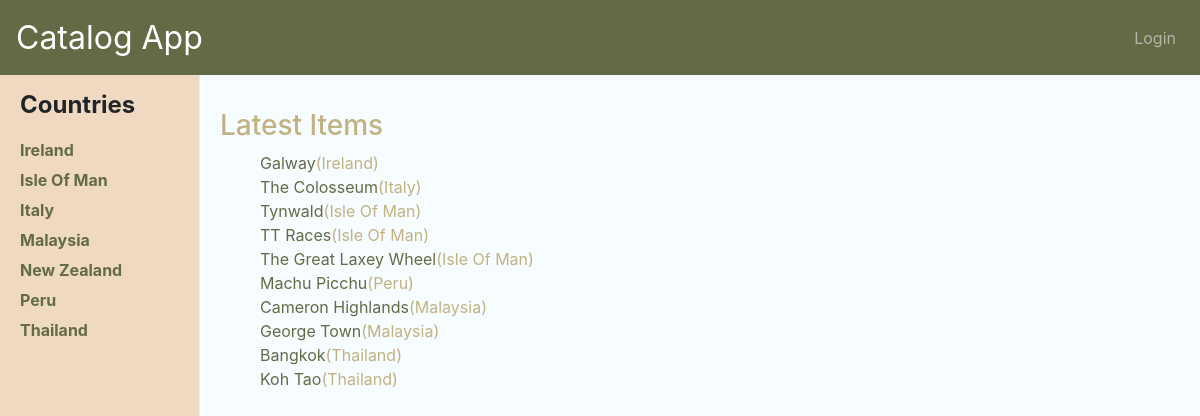
Screenshot of /countries with the database file from the repository.
### database_setup.py (models this page shows, shortened)
class Country(Base):
    __tablename__ = 'country'
    id = Column(Integer, primary_key=True)
    name = Column(String(50), nullable=False, unique=True)
    user_id = Column(Integer, ForeignKey('user.id'))
    user = relationship(User)

class Highlight(Base):
    __tablename__ = 'highlight'
    id = Column(Integer, primary_key=True)
    name = Column(String(50), nullable=False, unique=True)
    prologue = Column(String(convert_unicode=True), nullable=False)
    description = Column(String(convert_unicode=True), nullable=False)
    img_url = Column(String(convert_unicode=True), nullable=True)
    country_id = Column(Integer, ForeignKey('country.id'))
    country = relationship(Country)
    user_id = Column(Integer, ForeignKey('user.id'))
    user = relationship(User)

### application.py (the view)
@app.route('/')
@app.route('/countries')
def countries():
    countries = session.query(Country).order_by(Country.name).all()
    highlights = session.query(Highlight).all()
    return render_template('countries.html', countries=countries,
                           highlights=highlights, session=login_session)

### templates/countries.html (shortened to what this page needs)
﻿<!doctype html>
<html lang="en">
<head>
	<link rel="stylesheet" href="/static/css/bootstrap.css">
	<link rel="stylesheet" href="/static/css/site.css">
</head>
<body>
<div class="container">
	<div class="navbar-wrapper">
		<nav class="navbar navbar-expand-md navbar-dark fixed-top">
			<a class="navbar-brand" href="/">Catalog App</a>
			<ul class="nav navbar-nav ml-auto">
				{% if 'username' not in session %}
				<li class="nav-item">
					<a class="nav-link" href="{{url_for('showLogin')}}">Login</a>
				</li>
				{% else %}
				<li class="nav-item">
					<a class="nav-link" href="{{url_for('disconnect')}}">Logout {{session.username}}</a>
				</li>
				{% endif %}
			</ul>
		</nav>
	</div>
	<div class="sidebar-wrapper">
		<ul class="sidebar-nav">
			<li class="sidebar-brand">Countries	</li>
			{% for country in countries %}
			<li>
				<a href="{{url_for('countryHighlights', country_name=country.name )}}">{{country.name}}</a>
			</li>
			{% endfor %}
		</ul>
	</div>
	<div class="content-wrapper">
		{% block content %}
		<h3>Latest Items</h3>
		<ul class="latest-items">
			{% for highlight in highlights|sort(reverse=True, attribute='id') %}
			{% if loop.index <= 10 %}
			<li>
				<a href="{{url_for('highlightDescription', country_name=highlight.country.name, highlight_name=highlight.name )}}">{{highlight.name}}</a><span>({{highlight.country.name}})</span>
			</li>
			{% endif %}
			{% endfor %}
		</ul>
		{% endblock %}
	</div>
</div>
</body>
</html>

### static/css/site.css (style rules this page uses)
body { overflow-x: hidden; padding-top: 75px; background-color: #f7fcff; }
a { color: #636b46; }
.container { margin-left: 0; padding-left: 0; }
.navbar { height: 75px; background-color: #636b46; }
.navbar-brand { font-size: 2em; }
.sidebar-wrapper { position: fixed; height: 100%; width: 200px; top: 75px; bottom: 0; left: 0; z-index: 1; background: #efd9c1; border-right: 1px solid #eee; }
.sidebar-nav { position: relative; margin: 0; padding: 0; list-style: none; font-weight: 700; }
.sidebar-nav>.sidebar-brand { font-size: 1.5em; line-height: 60px; }
.sidebar-nav li { text-indent: 20px; line-height: 30px; display: block; text-decoration: none; }
.content-wrapper { height: 100%; margin-left: 200px; padding: 10px 20px; color: #c0b283; }
.latest-items { list-style: none; }

### rows the page displays
Country: name "Ireland"
Country: name "Isle Of Man"
Country: name "Italy"
Country: name "Malaysia"
Country: name "New Zealand"
Country: name "Peru"
Country: name "Thailand"
Highlight: name "Galway", country.name "Ireland"
Highlight: name "The Colosseum", country.name "Italy"
Highlight: name "Tynwald", country.name "Isle Of Man"
Highlight: name "TT Races", country.name "Isle Of Man"
Highlight: name "The Great Laxey Wheel", country.name "Isle Of Man"
Highlight: name "Machu Picchu", country.name "Peru"
Highlight: name "Cameron Highlands", country.name "Malaysia"
Highlight: name "George Town", country.name "Malaysia"
Highlight: name "Bangkok", country.name "Thailand"
Highlight: name "Koh Tao", country.name "Thailand"
